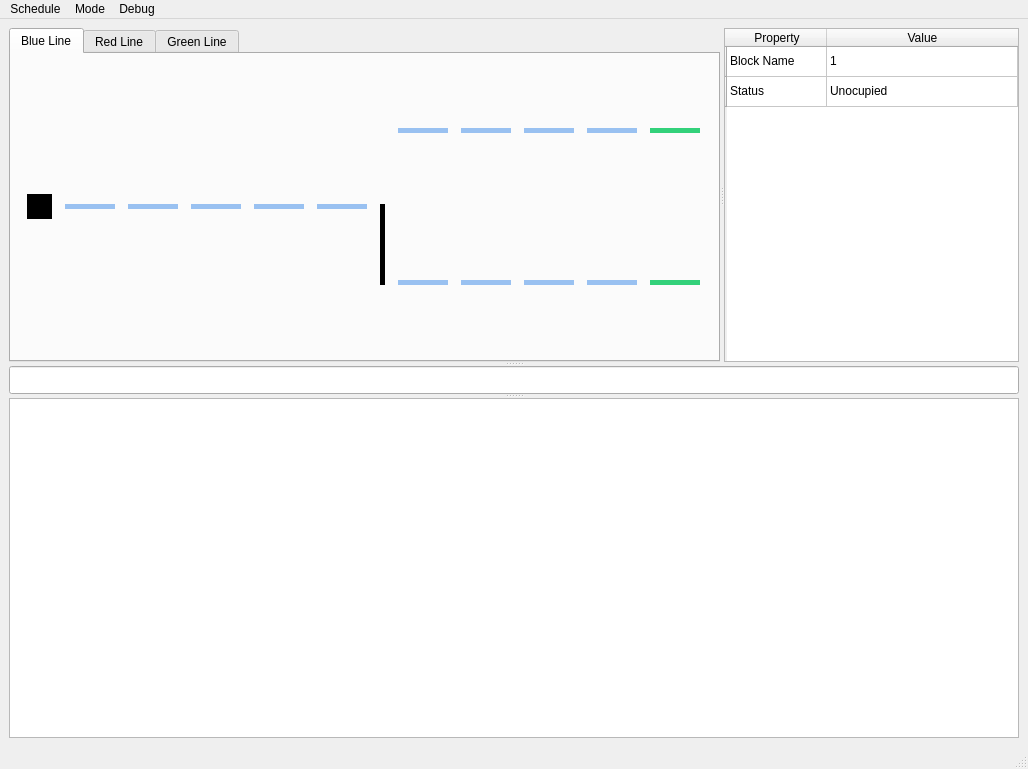
<?xml version="1.0" encoding="UTF-8"?>
<ui version="4.0">
 <class>MainGUI</class>
 <widget class="QMainWindow" name="MainGUI">
  <property name="geometry">
   <rect>
    <x>0</x>
    <y>0</y>
    <width>1028</width>
    <height>769</height>
   </rect>
  </property>
  <property name="windowTitle">
   <string>CTC</string>
  </property>
  <property name="tabShape">
   <enum>QTabWidget::Rounded</enum>
  </property>
  <widget class="QWidget" name="centralwidget">
   <layout class="QVBoxLayout" name="verticalLayout">
    <item>
     <widget class="QSplitter" name="splitter_3">
      <property name="orientation">
       <enum>Qt::Vertical</enum>
      </property>
      <widget class="QSplitter" name="splitter_2">
       <property name="orientation">
        <enum>Qt::Horizontal</enum>
       </property>
       <widget class="QTabWidget" name="line_tabs">
        <property name="styleSheet">
         <string notr="true">QLabel:hover{border: 1px solid wheat}</string>
        </property>
        <property name="currentIndex">
         <number>0</number>
        </property>
        <widget class="QWidget" name="blue_line_tab">
         <attribute name="title">
          <string>Blue Line</string>
         </attribute>
         <layout class="QGridLayout" name="gridLayout">
          <item row="0" column="10">
           <widget class="QLabel" name="block7">
            <property name="sizePolicy">
             <sizepolicy hsizetype="Fixed" vsizetype="Fixed">
              <horstretch>0</horstretch>
              <verstretch>0</verstretch>
             </sizepolicy>
            </property>
            <property name="minimumSize">
             <size>
              <width>50</width>
              <height>5</height>
             </size>
            </property>
            <property name="maximumSize">
             <size>
              <width>50</width>
              <height>5</height>
             </size>
            </property>
            <property name="styleSheet">
             <string notr="true">background-color: rgb(153, 193, 241);</string>
            </property>
            <property name="text">
             <string/>
            </property>
           </widget>
          </item>
          <item row="1" column="3">
           <widget class="QLabel" name="block3">
            <property name="sizePolicy">
             <sizepolicy hsizetype="Fixed" vsizetype="Fixed">
              <horstretch>0</horstretch>
              <verstretch>0</verstretch>
             </sizepolicy>
            </property>
            <property name="minimumSize">
             <size>
              <width>50</width>
              <height>5</height>
             </size>
            </property>
            <property name="maximumSize">
             <size>
              <width>50</width>
              <height>5</height>
             </size>
            </property>
            <property name="styleSheet">
             <string notr="true">background-color: rgb(153, 193, 241);</string>
            </property>
            <property name="text">
             <string/>
            </property>
           </widget>
          </item>
          <item row="2" column="9">
           <widget class="QLabel" name="block11">
            <property name="sizePolicy">
             <sizepolicy hsizetype="Fixed" vsizetype="Fixed">
              <horstretch>0</horstretch>
              <verstretch>0</verstretch>
             </sizepolicy>
            </property>
            <property name="minimumSize">
             <size>
              <width>50</width>
              <height>5</height>
             </size>
            </property>
            <property name="maximumSize">
             <size>
              <width>50</width>
              <height>5</height>
             </size>
            </property>
            <property name="styleSheet">
             <string notr="true">background-color: rgb(153, 193, 241);</string>
            </property>
            <property name="text">
             <string/>
            </property>
           </widget>
          </item>
          <item row="2" column="13">
           <widget class="QLabel" name="block15">
            <property name="sizePolicy">
             <sizepolicy hsizetype="Fixed" vsizetype="Fixed">
              <horstretch>0</horstretch>
              <verstretch>0</verstretch>
             </sizepolicy>
            </property>
            <property name="minimumSize">
             <size>
              <width>50</width>
              <height>5</height>
             </size>
            </property>
            <property name="maximumSize">
             <size>
              <width>50</width>
              <height>5</height>
             </size>
            </property>
            <property name="styleSheet">
             <string notr="true">background-color: rgb(51, 209, 122);</string>
            </property>
            <property name="text">
             <string/>
            </property>
           </widget>
          </item>
          <item row="0" column="9">
           <widget class="QLabel" name="block6">
            <property name="sizePolicy">
             <sizepolicy hsizetype="Fixed" vsizetype="Fixed">
              <horstretch>0</horstretch>
              <verstretch>0</verstretch>
             </sizepolicy>
            </property>
            <property name="minimumSize">
             <size>
              <width>50</width>
              <height>5</height>
             </size>
            </property>
            <property name="maximumSize">
             <size>
              <width>50</width>
              <height>5</height>
             </size>
            </property>
            <property name="styleSheet">
             <string notr="true">background-color: rgb(153, 193, 241);</string>
            </property>
            <property name="text">
             <string/>
            </property>
           </widget>
          </item>
          <item row="0" column="13">
           <widget class="QLabel" name="block10">
            <property name="sizePolicy">
             <sizepolicy hsizetype="Fixed" vsizetype="Fixed">
              <horstretch>0</horstretch>
              <verstretch>0</verstretch>
             </sizepolicy>
            </property>
            <property name="minimumSize">
             <size>
              <width>50</width>
              <height>5</height>
             </size>
            </property>
            <property name="maximumSize">
             <size>
              <width>50</width>
              <height>5</height>
             </size>
            </property>
            <property name="styleSheet">
             <string notr="true">background-color: rgb(51, 209, 122);</string>
            </property>
            <property name="text">
             <string/>
            </property>
           </widget>
          </item>
          <item row="1" column="2">
           <widget class="QLabel" name="block2">
            <property name="sizePolicy">
             <sizepolicy hsizetype="Fixed" vsizetype="Fixed">
              <horstretch>0</horstretch>
              <verstretch>0</verstretch>
             </sizepolicy>
            </property>
            <property name="minimumSize">
             <size>
              <width>50</width>
              <height>5</height>
             </size>
            </property>
            <property name="maximumSize">
             <size>
              <width>50</width>
              <height>5</height>
             </size>
            </property>
            <property name="styleSheet">
             <string notr="true">background-color: rgb(153, 193, 241);</string>
            </property>
            <property name="text">
             <string/>
            </property>
           </widget>
          </item>
          <item row="1" column="1">
           <widget class="QLabel" name="block1">
            <property name="sizePolicy">
             <sizepolicy hsizetype="Fixed" vsizetype="Fixed">
              <horstretch>0</horstretch>
              <verstretch>0</verstretch>
             </sizepolicy>
            </property>
            <property name="minimumSize">
             <size>
              <width>50</width>
              <height>5</height>
             </size>
            </property>
            <property name="maximumSize">
             <size>
              <width>50</width>
              <height>5</height>
             </size>
            </property>
            <property name="styleSheet">
             <string notr="true">background-color: rgb(153, 193, 241);</string>
            </property>
            <property name="text">
             <string/>
            </property>
           </widget>
          </item>
          <item row="2" column="11">
           <widget class="QLabel" name="block13">
            <property name="sizePolicy">
             <sizepolicy hsizetype="Fixed" vsizetype="Fixed">
              <horstretch>0</horstretch>
              <verstretch>0</verstretch>
             </sizepolicy>
            </property>
            <property name="minimumSize">
             <size>
              <width>50</width>
              <height>5</height>
             </size>
            </property>
            <property name="maximumSize">
             <size>
              <width>50</width>
              <height>5</height>
             </size>
            </property>
            <property name="styleSheet">
             <string notr="true">background-color: rgb(153, 193, 241);</string>
            </property>
            <property name="text">
             <string/>
            </property>
           </widget>
          </item>
          <item row="1" column="8" rowspan="2">
           <widget class="QLabel" name="track_switch">
            <property name="enabled">
             <bool>true</bool>
            </property>
            <property name="sizePolicy">
             <sizepolicy hsizetype="Fixed" vsizetype="Preferred">
              <horstretch>0</horstretch>
              <verstretch>0</verstretch>
             </sizepolicy>
            </property>
            <property name="minimumSize">
             <size>
              <width>5</width>
              <height>0</height>
             </size>
            </property>
            <property name="maximumSize">
             <size>
              <width>5</width>
              <height>16777215</height>
             </size>
            </property>
            <property name="sizeIncrement">
             <size>
              <width>0</width>
              <height>0</height>
             </size>
            </property>
            <property name="baseSize">
             <size>
              <width>5</width>
              <height>0</height>
             </size>
            </property>
            <property name="styleSheet">
             <string notr="true">background-color: rgb(0, 0, 0);</string>
            </property>
            <property name="text">
             <string/>
            </property>
           </widget>
          </item>
          <item row="0" column="11">
           <widget class="QLabel" name="block8">
            <property name="sizePolicy">
             <sizepolicy hsizetype="Fixed" vsizetype="Fixed">
              <horstretch>0</horstretch>
              <verstretch>0</verstretch>
             </sizepolicy>
            </property>
            <property name="minimumSize">
             <size>
              <width>50</width>
              <height>5</height>
             </size>
            </property>
            <property name="maximumSize">
             <size>
              <width>50</width>
              <height>5</height>
             </size>
            </property>
            <property name="styleSheet">
             <string notr="true">background-color: rgb(153, 193, 241);</string>
            </property>
            <property name="text">
             <string/>
            </property>
           </widget>
          </item>
          <item row="2" column="10">
           <widget class="QLabel" name="block12">
            <property name="sizePolicy">
             <sizepolicy hsizetype="Fixed" vsizetype="Fixed">
              <horstretch>0</horstretch>
              <verstretch>0</verstretch>
             </sizepolicy>
            </property>
            <property name="minimumSize">
             <size>
              <width>50</width>
              <height>5</height>
             </size>
            </property>
            <property name="maximumSize">
             <size>
              <width>50</width>
              <height>5</height>
             </size>
            </property>
            <property name="styleSheet">
             <string notr="true">background-color: rgb(153, 193, 241);</string>
            </property>
            <property name="text">
             <string/>
            </property>
           </widget>
          </item>
          <item row="0" column="12">
           <widget class="QLabel" name="block9">
            <property name="sizePolicy">
             <sizepolicy hsizetype="Fixed" vsizetype="Fixed">
              <horstretch>0</horstretch>
              <verstretch>0</verstretch>
             </sizepolicy>
            </property>
            <property name="minimumSize">
             <size>
              <width>50</width>
              <height>5</height>
             </size>
            </property>
            <property name="maximumSize">
             <size>
              <width>50</width>
              <height>5</height>
             </size>
            </property>
            <property name="styleSheet">
             <string notr="true">background-color: rgb(153, 193, 241);</string>
            </property>
            <property name="text">
             <string/>
            </property>
           </widget>
          </item>
          <item row="1" column="5">
           <widget class="QLabel" name="block5">
            <property name="sizePolicy">
             <sizepolicy hsizetype="Fixed" vsizetype="Fixed">
              <horstretch>0</horstretch>
              <verstretch>0</verstretch>
             </sizepolicy>
            </property>
            <property name="minimumSize">
             <size>
              <width>50</width>
              <height>5</height>
             </size>
            </property>
            <property name="maximumSize">
             <size>
              <width>50</width>
              <height>5</height>
             </size>
            </property>
            <property name="styleSheet">
             <string notr="true">background-color: rgb(153, 193, 241);</string>
            </property>
            <property name="text">
             <string/>
            </property>
           </widget>
          </item>
          <item row="0" column="0" rowspan="3">
           <widget class="QLabel" name="Yard">
            <property name="sizePolicy">
             <sizepolicy hsizetype="Fixed" vsizetype="Fixed">
              <horstretch>0</horstretch>
              <verstretch>0</verstretch>
             </sizepolicy>
            </property>
            <property name="minimumSize">
             <size>
              <width>25</width>
              <height>25</height>
             </size>
            </property>
            <property name="baseSize">
             <size>
              <width>25</width>
              <height>25</height>
             </size>
            </property>
            <property name="styleSheet">
             <string notr="true">background-color: rgb(0, 0, 0);</string>
            </property>
            <property name="text">
             <string/>
            </property>
           </widget>
          </item>
          <item row="1" column="4">
           <widget class="QLabel" name="block4">
            <property name="sizePolicy">
             <sizepolicy hsizetype="Fixed" vsizetype="Fixed">
              <horstretch>0</horstretch>
              <verstretch>0</verstretch>
             </sizepolicy>
            </property>
            <property name="minimumSize">
             <size>
              <width>50</width>
              <height>5</height>
             </size>
            </property>
            <property name="maximumSize">
             <size>
              <width>50</width>
              <height>5</height>
             </size>
            </property>
            <property name="styleSheet">
             <string notr="true">background-color: rgb(153, 193, 241);</string>
            </property>
            <property name="text">
             <string/>
            </property>
           </widget>
          </item>
          <item row="2" column="12">
           <widget class="QLabel" name="block14">
            <property name="sizePolicy">
             <sizepolicy hsizetype="Fixed" vsizetype="Fixed">
              <horstretch>0</horstretch>
              <verstretch>0</verstretch>
             </sizepolicy>
            </property>
            <property name="minimumSize">
             <size>
              <width>50</width>
              <height>5</height>
             </size>
            </property>
            <property name="maximumSize">
             <size>
              <width>50</width>
              <height>5</height>
             </size>
            </property>
            <property name="styleSheet">
             <string notr="true">background-color: rgb(153, 193, 241);</string>
            </property>
            <property name="text">
             <string/>
            </property>
           </widget>
          </item>
         </layout>
        </widget>
        <widget class="QWidget" name="red_line_tab">
         <attribute name="title">
          <string>Red Line</string>
         </attribute>
        </widget>
        <widget class="QWidget" name="green_line_tab">
         <attribute name="title">
          <string>Green Line</string>
         </attribute>
        </widget>
       </widget>
       <widget class="QTableWidget" name="tableWidget">
        <property name="sizePolicy">
         <sizepolicy hsizetype="Expanding" vsizetype="Expanding">
          <horstretch>0</horstretch>
          <verstretch>0</verstretch>
         </sizepolicy>
        </property>
        <attribute name="horizontalHeaderVisible">
         <bool>true</bool>
        </attribute>
        <attribute name="horizontalHeaderCascadingSectionResizes">
         <bool>true</bool>
        </attribute>
        <attribute name="horizontalHeaderStretchLastSection">
         <bool>true</bool>
        </attribute>
        <row>
         <property name="text">
          <string/>
         </property>
        </row>
        <row>
         <property name="text">
          <string/>
         </property>
        </row>
        <column>
         <property name="text">
          <string>Property</string>
         </property>
        </column>
        <column>
         <property name="text">
          <string>Value</string>
         </property>
        </column>
        <item row="0" column="0">
         <property name="text">
          <string>Block Name</string>
         </property>
        </item>
        <item row="0" column="1">
         <property name="text">
          <string>1</string>
         </property>
        </item>
        <item row="1" column="0">
         <property name="text">
          <string>Status</string>
         </property>
        </item>
        <item row="1" column="1">
         <property name="text">
          <string>Unocupied</string>
         </property>
        </item>
       </widget>
      </widget>
      <widget class="QSplitter" name="splitter">
       <property name="orientation">
        <enum>Qt::Vertical</enum>
       </property>
       <widget class="QLineEdit" name="lineEdit">
        <property name="minimumSize">
         <size>
          <width>0</width>
          <height>28</height>
         </size>
        </property>
        <property name="maximumSize">
         <size>
          <width>16777215</width>
          <height>28</height>
         </size>
        </property>
       </widget>
       <widget class="QTextBrowser" name="textBrowser"/>
      </widget>
     </widget>
    </item>
   </layout>
  </widget>
  <widget class="QMenuBar" name="menubar">
   <property name="geometry">
    <rect>
     <x>0</x>
     <y>0</y>
     <width>1028</width>
     <height>22</height>
    </rect>
   </property>
   <widget class="QMenu" name="menuSchedule">
    <property name="title">
     <string>Schedule</string>
    </property>
    <addaction name="actionImport_Schedule"/>
    <addaction name="actionExport_Schedule"/>
    <addaction name="actionEdit_Schedule"/>
   </widget>
   <widget class="QMenu" name="menuMode">
    <property name="title">
     <string>Mode</string>
    </property>
    <addaction name="actionAutomatic_2"/>
   </widget>
   <widget class="QMenu" name="menuDebug">
    <property name="title">
     <string>Debug</string>
    </property>
    <addaction name="actionInput_Debug"/>
    <addaction name="actionOutput_Debug"/>
   </widget>
   <addaction name="menuSchedule"/>
   <addaction name="menuMode"/>
   <addaction name="menuDebug"/>
  </widget>
  <widget class="QStatusBar" name="statusbar"/>
  <action name="actionImport_Schedule">
   <property name="text">
    <string>Import Schedule</string>
   </property>
  </action>
  <action name="actionExport_Schedule">
   <property name="text">
    <string>Export Schedule</string>
   </property>
  </action>
  <action name="actionEdit_Schedule">
   <property name="text">
    <string>Edit Schedule</string>
   </property>
  </action>
  <action name="actionFixed">
   <property name="checkable">
    <bool>false</bool>
   </property>
   <property name="text">
    <string>Fixed</string>
   </property>
  </action>
  <action name="actionAutomatic">
   <property name="text">
    <string>Automatic</string>
   </property>
  </action>
  <action name="actionAutomatic_2">
   <property name="checkable">
    <bool>true</bool>
   </property>
   <property name="text">
    <string>Automatic</string>
   </property>
  </action>
  <action name="actionInput_Debug">
   <property name="text">
    <string>Input Debug</string>
   </property>
  </action>
  <action name="actionOutput_Debug">
   <property name="text">
    <string>Output Debug</string>
   </property>
  </action>
 </widget>
 <resources/>
 <connections/>
</ui>
